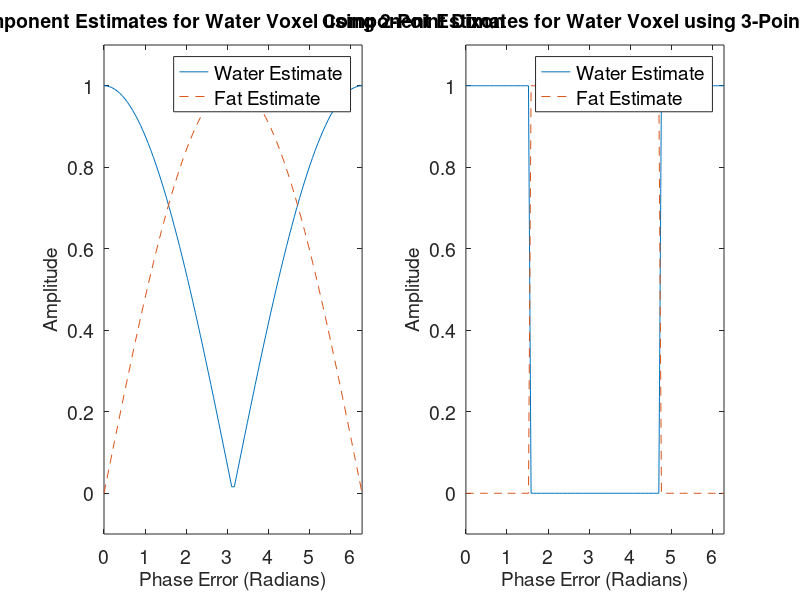
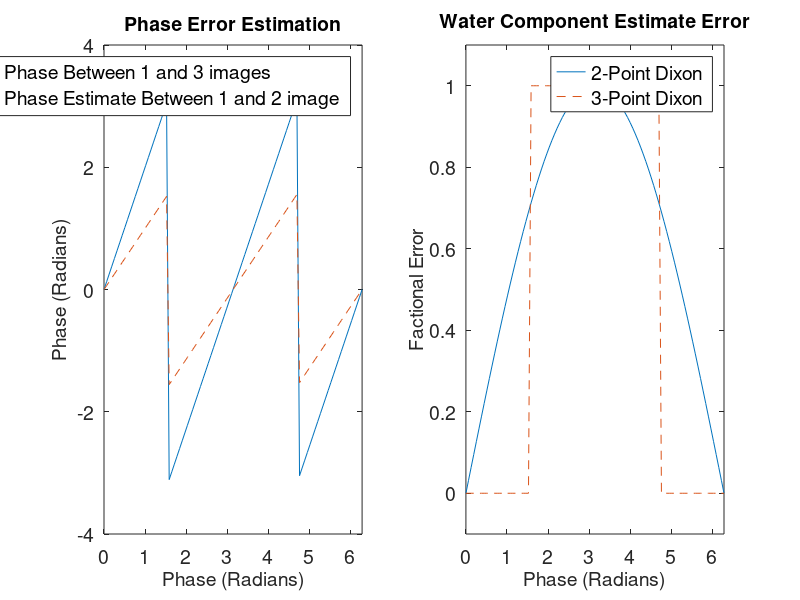

Write MATLAB code to recreate these figures, in order.

mw = 1; mf = 0;
theta = linspace(0, 2*pi, 100);
m1 = mw + mf;
m2 = (mw - mf) .* exp(1i * theta);
m3 = (mw + mf) .* exp(2i * theta);

mw_hat = (1/2) * (m1 + m2);
mf_hat = (1/2) * (m1 - m2);
mw_error = abs(mw - mw_hat);
mf_error = abs(mf - mf_hat);

phi_hat = (1/2) * angle(conj(m1) .* m3);
mw_hat3 = (1/2) * (m1 + m2 .* exp(-1i * phi_hat));
mf_hat3 = (1/2) * (m1 - m2 .* exp(-1i * phi_hat));
mw_error3 = abs(mw - mw_hat3);
mf_error3 = abs(mf - mf_hat3);

figure();
subplot(1,2,1);
plot(theta, abs(mw_hat), '-', theta, abs(mf_hat), '--');
set(gca,'FontSize',14)
legend('Water Estimate', 'Fat Estimate','FontSize', 14);
title('Component Estimates for Water Voxel using 2-Point Dixon','FontSize', 14);
xlabel('Phase Error (Radians)','FontSize', 14);
ylabel('Amplitude','FontSize', 14);
xlim([0 2*pi]); ylim([-0.1, 1.1]);

subplot(1,2,2);
plot(theta, abs(mw_hat3), '-', theta, abs(mf_hat3), '--');
set(gca,'FontSize',14)
legend('Water Estimate', 'Fat Estimate','FontSize', 14);
title('Component Estimates for Water Voxel using 3-Point Dixon','FontSize', 14);
xlabel('Phase Error (Radians)','FontSize', 14);
ylabel('Amplitude','FontSize', 14);
xlim([0 2*pi]); ylim([-0.1, 1.1]);

figure();
subplot(1,2,1);
plot(theta, angle(m3), '-', theta, phi_hat, '--');
set(gca,'FontSize',14)
legend('Phase Between 1 and 3 images', 'Phase Estimate Between 1 and 2 image','FontSize', 14);
title('Phase Error Estimation','FontSize', 14);
ylabel('Phase (Radians)','FontSize', 14);
xlabel('Phase (Radians)','FontSize', 14);
xlim([0 2*pi]);

subplot(1,2,2);
plot(theta, mw_error, '-', theta, mw_error3, '--');
set(gca,'FontSize',14)
legend('2-Point Dixon','3-Point Dixon','FontSize', 14);
title('Water Component Estimate Error','FontSize', 14);
xlabel('Phase (Radians)','FontSize', 14);
ylabel('Factional Error','FontSize', 14);
xlim([0 2*pi]); ylim([-0.1, 1.1]);



